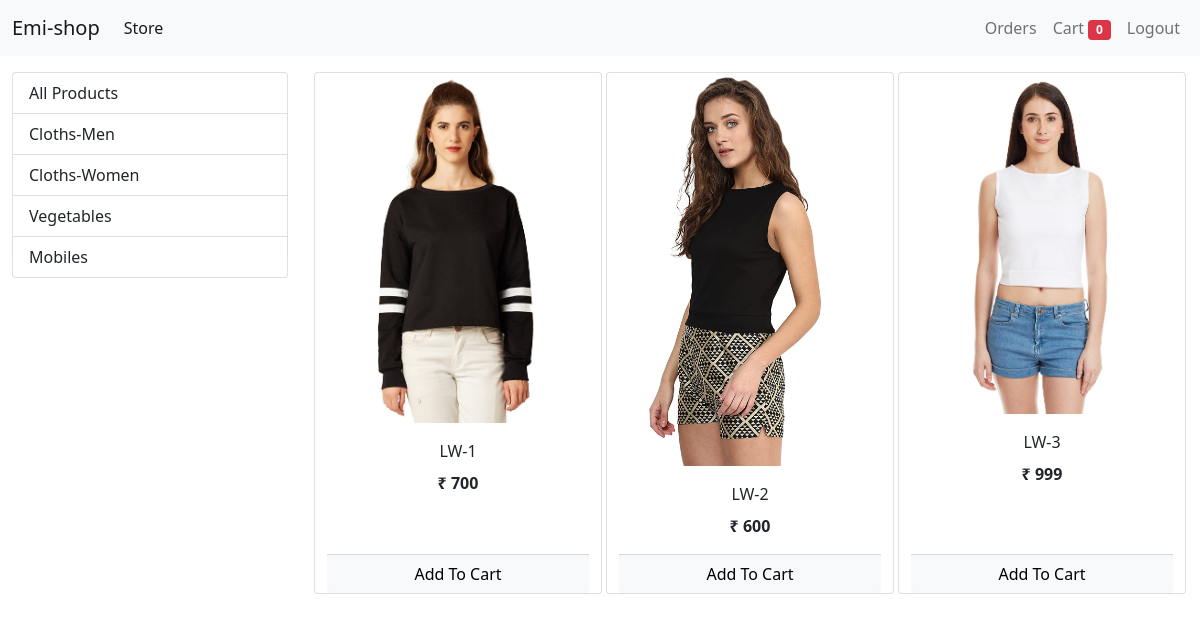
/?category=2 (signed in), run on the app's committed database.
### store/models/category.py (models this page shows, shortened)
class Category(models.Model):
    name = models.CharField(max_length=25)
    @staticmethod
    def get_all_categories():
        return Category.objects.all()

### store/models/products.py (models this page shows, shortened)
class Prodcuts(models.Model):
    category=models.ForeignKey(Category,on_delete=models.CASCADE,default=1) #if products already available then add 1 bydefault
    name = models.CharField(max_length=100,default='')
    price = models.PositiveIntegerField(default=0)
    description = models.CharField(max_length=450,default='',null=True,blank=True)
    image = models.ImageField(upload_to='uploads/products/')
    class Meta:
        db_table='products'
    @staticmethod
    def get_products_by_category_id(category_id):
        if category_id:
            return Prodcuts.objects.filter(category=category_id)
        else:
            return Prodcuts.objects.all()

### store/views/home.py (the view, shortened to what this page needs)
# urls.py: path('',home.Index.as_view(),name='homepage'),
class Index(View):
    def get(self,request):
        products=None
        cart=request.session.get('cart')
        if not cart:
            cart=request.session['cart']={}
        categories=Category.get_all_categories()
        category_id=request.GET.get('category')
        if category_id:
            products=Prodcuts.get_products_by_category_id(category_id)
        else:
            products=Prodcuts.get_all_products()
        data={}
        data['products']=products
        data['categories']=categories
        print('you are ',request.session.get('email'))
        return render(request,'store/index.html',data)

### store/templatetags/cart.py (called while the page is built)
@register.filter(name='is_in_cart')
def is_in_cart(product,cart):
    keys=cart.keys()
    print(keys)
    cart_keys=list(keys)
    for id in keys:
        print('card id ',id)
        if int(id) == product.id:
            return True
    return False;

### store/templatetags/custom_filter.py (called while the page is built)
@register.filter(name='currency')
def currency(number):
    return "₹ "+str(number)

### store/templates/store/index.html (shortened to what this page needs)
{% extends 'store/base.html' %}
{% block content%}
{% load cart %}
{% load custom_filter %}
<div class="container-fluid mt-3">
    <div class="row">
        <div class="col-lg-3 mx-auto">
            <div class="list-group">
                <a href="/"
                    class="list-group-item list-group-item-action">All Products</a>
                {% for category in categories %}
                    <a href="/?category={{category.id}}"
                    class="list-group-item list-group-item-action">{{category.name}}</a>
                {% endfor %}
            </div>
        </div>
    <div id='products' class="col-lg-9 mx-auto">
                <div class="row mx-auto">
                    {% for product in products %}
                    <div class="card mx-auto mb-3" id={{product.id}} style="width: 18rem;">
                        <img class="card-img-top" src="{{product.image.url}}" alt="Card image cap">
                        <div class="card-body">
                            <p class="card-title text-center">{{product.name}}</p>
                            <p class="card-text text-center"><b>{{product.price|currency}}</b></p>
                        </div>
                        <div class="card-footer p-0 no-gutters">
                            {% if product|is_in_cart:request.session.cart %}
                            <div class="row no-gutters">
                                <form action="/#{{product.id}}" class="col-2 " method="post">
                                    {% csrf_token %}
                                    <input hidden type="text" name='product' value='{{product.id}}'>
                                    <input hidden type="text" name='remove' value='True'>
                                    <input type="submit" value=" - " class="btn btn-block btn-light btn-secondary border-right">
                                </form>
                                <div class="text-center col">{{product|cart_count_quantity:request.session.cart}} in Cart</div>
                                <form action="/#{{product.id}}" class="col-2 " method="post">
                                    {% csrf_token %}
                                    <input hidden type="text" name='product' value='{{product.id}}'>
                                    <input type="submit" value=" + " class="btn btn-block btn-light btn-secondary border-left">
                                </form>
                            </div>
                            {% else %}
                            <form action="/#{{product.id}}" method="POST" class="btn-block">
                                <input type="submit" class="float-right btn btn-light  form-control"
                                    value="Add To Cart">
                            </form>
                            {% endif %}
                        </div>
                    </div>
                    {% endfor %}
                </div>
    </div>
</div>
{% endblock %}

### data on the page
Category: name "Cloths-Men"
Category: name "Cloths-Women"
Category: name "Vegetables"
Category: name "Mobiles"
Prodcuts: image (picture), name "LW-1", price "₹ 700"
Prodcuts: image (picture), name "LW-2", price "₹ 600"
Prodcuts: image (picture), name "LW-3", price "₹ 999"

### other printed values
{{ request.session.cart.keys|length }} "0"
